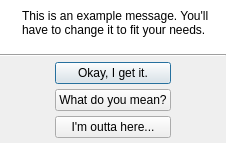
<?xml version="1.0" encoding="UTF-8"?>
<ui version="4.0">
 <class>QUMessageBox</class>
 <widget class="QDialog" name="QUMessageBox">
  <property name="windowModality">
   <enum>Qt::ApplicationModal</enum>
  </property>
  <property name="geometry">
   <rect>
    <x>0</x>
    <y>0</y>
    <width>226</width>
    <height>143</height>
   </rect>
  </property>
  <property name="windowTitle">
   <string>MessageBox</string>
  </property>
  <property name="modal">
   <bool>true</bool>
  </property>
  <layout class="QVBoxLayout">
   <property name="spacing">
    <number>0</number>
   </property>
   <property name="margin">
    <number>0</number>
   </property>
   <item>
    <widget class="QFrame" name="frame">
     <property name="sizePolicy">
      <sizepolicy hsizetype="Preferred" vsizetype="Expanding">
       <horstretch>0</horstretch>
       <verstretch>0</verstretch>
      </sizepolicy>
     </property>
     <property name="palette">
      <palette>
       <active>
        <colorrole role="Base">
         <brush brushstyle="SolidPattern">
          <color alpha="255">
           <red>255</red>
           <green>255</green>
           <blue>255</blue>
          </color>
         </brush>
        </colorrole>
        <colorrole role="Window">
         <brush brushstyle="SolidPattern">
          <color alpha="255">
           <red>255</red>
           <green>255</green>
           <blue>255</blue>
          </color>
         </brush>
        </colorrole>
       </active>
       <inactive>
        <colorrole role="Base">
         <brush brushstyle="SolidPattern">
          <color alpha="255">
           <red>255</red>
           <green>255</green>
           <blue>255</blue>
          </color>
         </brush>
        </colorrole>
        <colorrole role="Window">
         <brush brushstyle="SolidPattern">
          <color alpha="255">
           <red>255</red>
           <green>255</green>
           <blue>255</blue>
          </color>
         </brush>
        </colorrole>
       </inactive>
       <disabled>
        <colorrole role="Base">
         <brush brushstyle="SolidPattern">
          <color alpha="255">
           <red>255</red>
           <green>255</green>
           <blue>255</blue>
          </color>
         </brush>
        </colorrole>
        <colorrole role="Window">
         <brush brushstyle="SolidPattern">
          <color alpha="255">
           <red>255</red>
           <green>255</green>
           <blue>255</blue>
          </color>
         </brush>
        </colorrole>
       </disabled>
      </palette>
     </property>
     <property name="autoFillBackground">
      <bool>true</bool>
     </property>
     <property name="frameShadow">
      <enum>QFrame::Raised</enum>
     </property>
     <layout class="QHBoxLayout">
      <item>
       <widget class="QLabel" name="icon">
        <property name="sizePolicy">
         <sizepolicy hsizetype="Fixed" vsizetype="Preferred">
          <horstretch>0</horstretch>
          <verstretch>0</verstretch>
         </sizepolicy>
        </property>
        <property name="text">
         <string/>
        </property>
        <property name="pixmap">
         <pixmap resource="../resources/usc.qrc">:/icons/information.png</pixmap>
        </property>
        <property name="alignment">
         <set>Qt::AlignLeading|Qt::AlignLeft|Qt::AlignTop</set>
        </property>
       </widget>
      </item>
      <item>
       <widget class="QLabel" name="message">
        <property name="text">
         <string>This is an example message. You'll have to change it to fit your needs.</string>
        </property>
        <property name="alignment">
         <set>Qt::AlignLeading|Qt::AlignLeft|Qt::AlignTop</set>
        </property>
        <property name="wordWrap">
         <bool>true</bool>
        </property>
        <property name="openExternalLinks">
         <bool>true</bool>
        </property>
       </widget>
      </item>
     </layout>
    </widget>
   </item>
   <item>
    <widget class="Line" name="line">
     <property name="orientation">
      <enum>Qt::Horizontal</enum>
     </property>
    </widget>
   </item>
   <item>
    <layout class="QHBoxLayout">
     <property name="spacing">
      <number>5</number>
     </property>
     <property name="topMargin">
      <number>5</number>
     </property>
     <property name="bottomMargin">
      <number>5</number>
     </property>
     <item>
      <spacer>
       <property name="orientation">
        <enum>Qt::Horizontal</enum>
       </property>
       <property name="sizeHint" stdset="0">
        <size>
         <width>40</width>
         <height>20</height>
        </size>
       </property>
      </spacer>
     </item>
     <item>
      <layout class="QVBoxLayout" name="buttonLayout">
       <property name="spacing">
        <number>5</number>
       </property>
       <property name="topMargin">
        <number>0</number>
       </property>
       <property name="bottomMargin">
        <number>0</number>
       </property>
       <item>
        <widget class="QPushButton" name="one">
         <property name="text">
          <string>Okay, I get it.</string>
         </property>
         <property name="icon">
          <iconset resource="../resources/usc.qrc">
           <normaloff>:/icons/accept.png</normaloff>:/icons/accept.png</iconset>
         </property>
        </widget>
       </item>
       <item>
        <widget class="QPushButton" name="two">
         <property name="text">
          <string>What do you mean?</string>
         </property>
         <property name="icon">
          <iconset resource="../resources/usc.qrc">
           <normaloff>:/icons/help.png</normaloff>:/icons/help.png</iconset>
         </property>
        </widget>
       </item>
       <item>
        <widget class="QPushButton" name="three">
         <property name="text">
          <string>I'm outta here...</string>
         </property>
         <property name="icon">
          <iconset resource="../resources/usc.qrc">
           <normaloff>:/icons/cancel.png</normaloff>:/icons/cancel.png</iconset>
         </property>
        </widget>
       </item>
      </layout>
     </item>
     <item>
      <spacer>
       <property name="orientation">
        <enum>Qt::Horizontal</enum>
       </property>
       <property name="sizeHint" stdset="0">
        <size>
         <width>40</width>
         <height>20</height>
        </size>
       </property>
      </spacer>
     </item>
    </layout>
   </item>
  </layout>
 </widget>
 <resources>
  <include location="../resources/usc.qrc"/>
 </resources>
 <connections/>
</ui>
